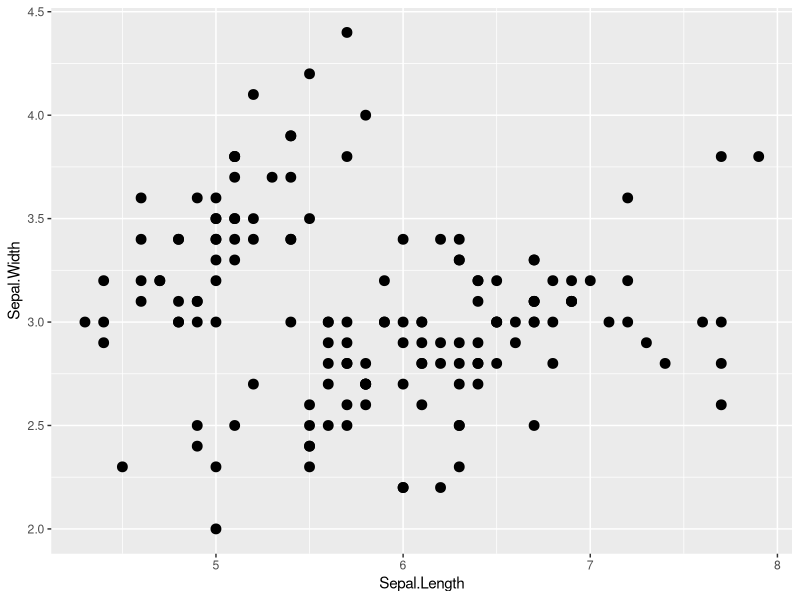
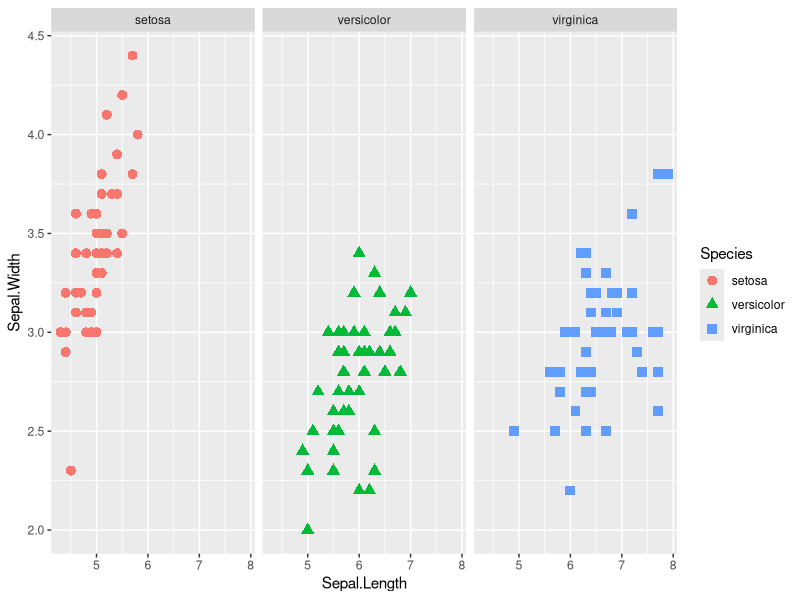
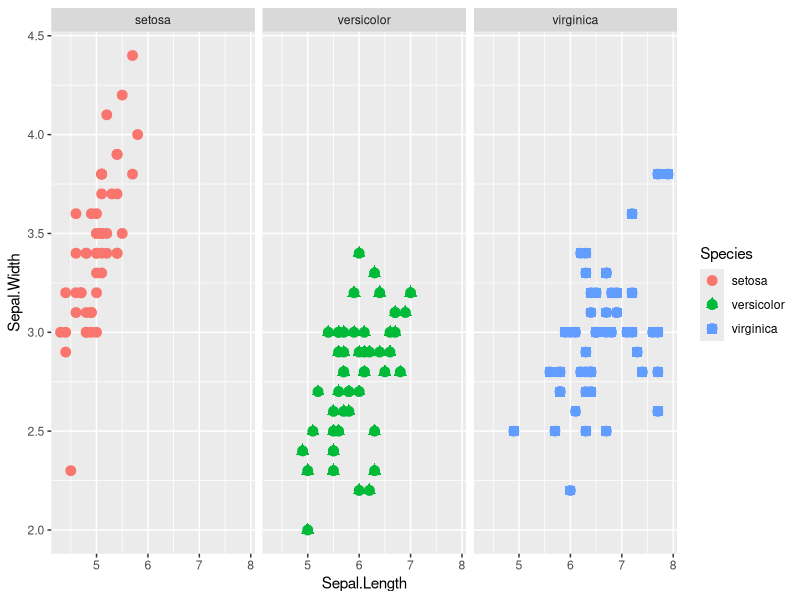
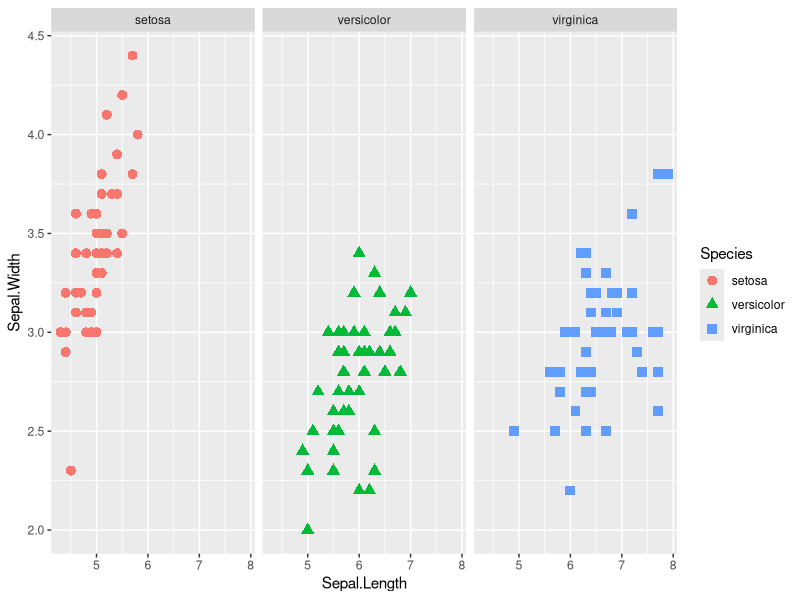
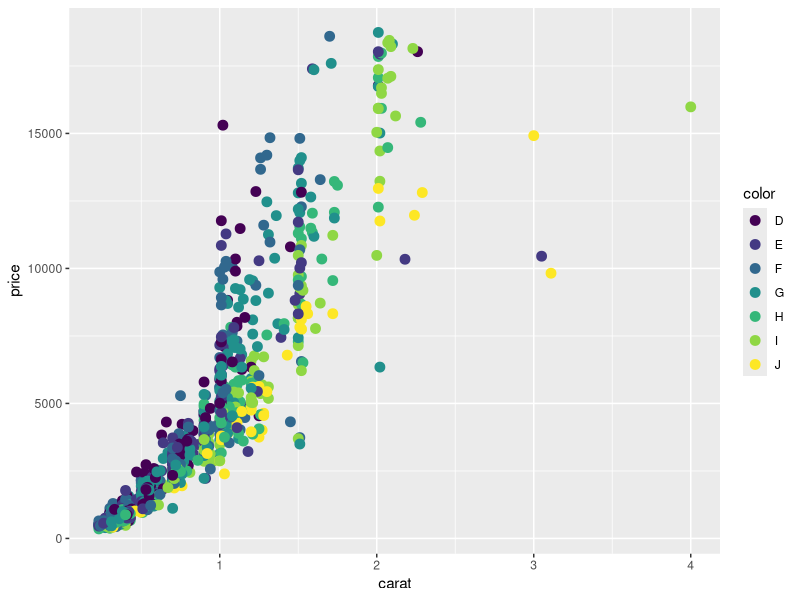
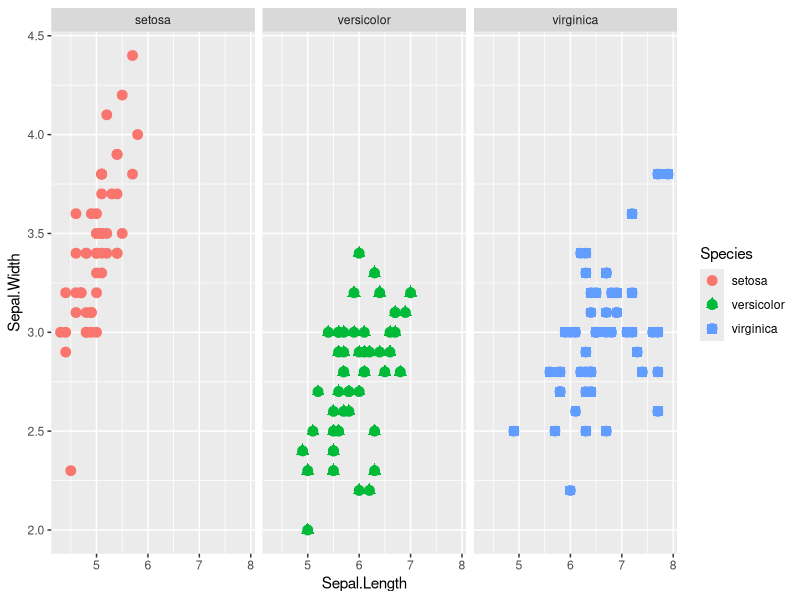
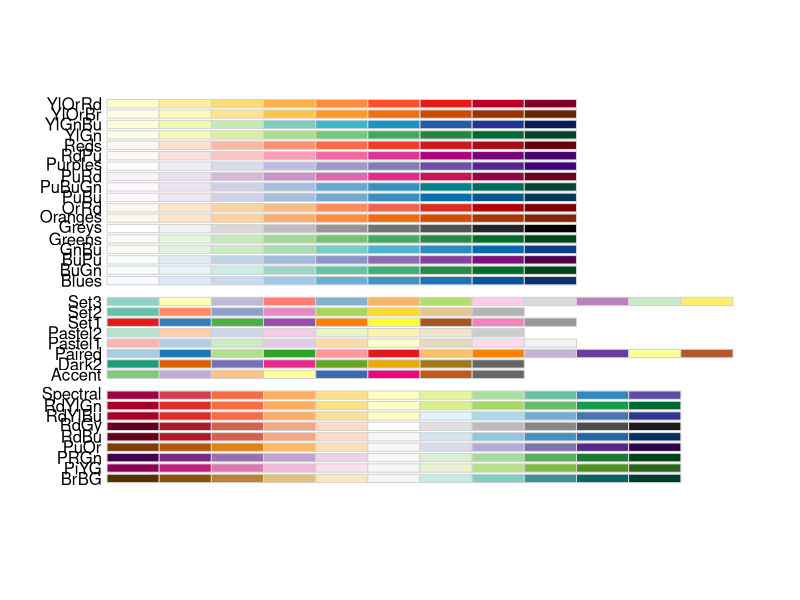
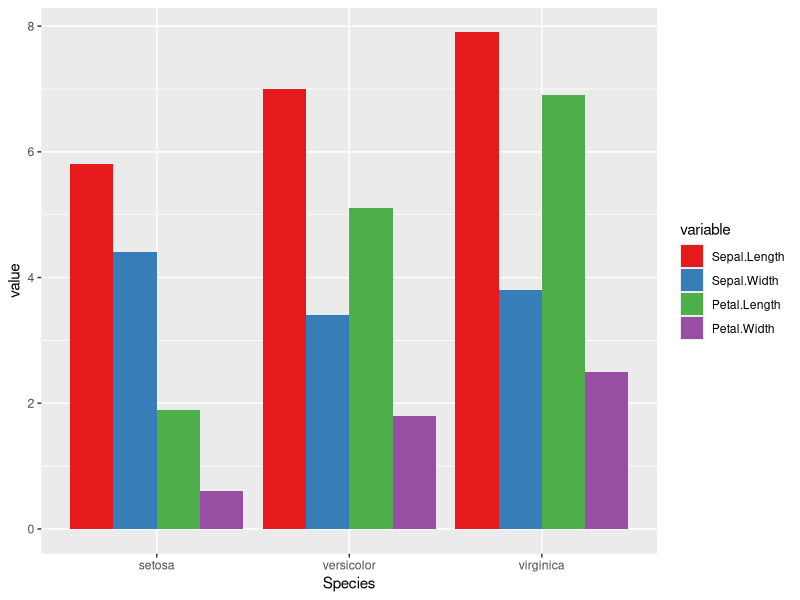

Source code (R) for these figures, in order:
# learning GG plot
# February 22, 2015

install.packages("ggplot2", dependencies = TRUE)
install.packages("plyr")
install.packages("ggthemes")
install.packages("reshape2")


head(iris)
library("ggplot2")
library("reshape2")
library("plyr")
library("ggthemes")

myplot <- ggplot(data = iris, aes(x=Sepal.Length, y= Sepal.Width)) + 
  geom_point()
myplot + geom_point(size=3)


myplot <- ggplot(data = iris, aes(x=Sepal.Length, y= Sepal.Width, color = Species)) + 
  geom_point(aes(shape = Species), size = 3) +
  facet_grid( . ~ Species)
myplot
myplot + geom_point(size=3)

myplot <- ggplot(data = iris, aes(x=Sepal.Length, y= Sepal.Width, color = Species)) + 
  geom_point(aes(shape = Species), size = 3) +
  facet_wrap( ~ Species)
myplot


dim(diamonds)
sample(1:dim(diamonds),1000)

d2<-diamonds[sample(1:dim(diamonds),1000),]
head(d2)
ggplot(data = d2, aes(x=carat, y=price, color = color)) + 
  geom_point(size = 3)
myplot + geom_point(size=3)

library(MASS)
myplot<-ggplot(birthwt, aes(factor(race), bwt)) + geom_boxplot()

summary(myplot)


###Colors

library(RColorBrewer)
display.brewer.all()

df <- melt(iris, id.vars = "Species")
ggplot(df, aes(Species, value, fill = variable)) +
  geom_bar(stat = "identity", position = "dodge") + 
scale_fill_brewer(palette = "Set1")



